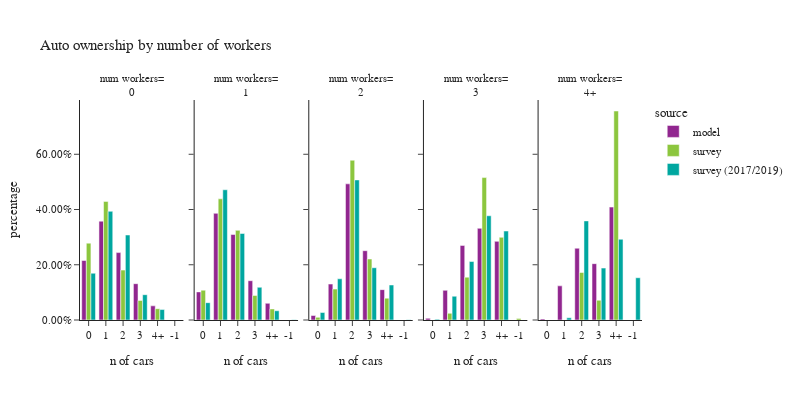

The notebook cell saved with this chart:
### Code cell
plot_auto(hh,'num_workers_simple','number of workers','num workers')

### Figure 1 — Plotly figure (JSON) as saved in the notebook; plotly's stock layout.template omitted (floating-point values rounded to 4 significant figures)
{"data": [{"alignmentgroup": "True", "customdata": [[83420], [138530], [94490], [50915], [19841]], "hovertemplate": "source=model<br>num_workers_simple=0<br>auto_ownership_simple=%{x}<br>percentage=%{y}<br>sample count=%{customdata[0]}<extra></extra>", "legendgroup": "model", "marker": {"color": "#91268F", "pattern": {"shape": ""}}, "name": "model", "offsetgroup": "model", "orientation": "v", "showlegend": true, "textposition": "auto", "type": "bar", "x": ["0", "1", "2", "3", "4+"], "xaxis": "x", "y": [0.2154, 0.3578, 0.244, 0.1315, 0.05124], "yaxis": "y"}, {"alignmentgroup": "True", "customdata": [[70958], [269266], [215775], [99183], [42127]], "hovertemplate": "source=model<br>num_workers_simple=1<br>auto_ownership_simple=%{x}<br>percentage=%{y}<br>sample count=%{customdata[0]}<extra></extra>", "legendgroup": "model", "marker": {"color": "#91268F", "pattern": {"shape": ""}}, "name": "model", "offsetgroup": "model", "orientation": "v", "showlegend": false, "textposition": "auto", "type": "bar", "x": ["0", "1", "2", "3", "4+"], "xaxis": "x2", "y": [0.1018, 0.3862, 0.3094, 0.1422, 0.06041], "yaxis": "y2"}, {"alignmentgroup": "True", "customdata": [[8883], [71200], [269776], [137306], [60158]], "hovertemplate": "source=model<br>num_workers_simple=2<br>auto_ownership_simple=%{x}<br>percentage=%{y}<br>sample count=%{customdata[0]}<extra></extra>", "legendgroup": "model", "marker": {"color": "#91268F", "pattern": {"shape": ""}}, "name": "model", "offsetgroup": "model", "orientation": "v", "showlegend": false, "textposition": "auto", "type": "bar", "x": ["0", "1", "2", "3", "4+"], "xaxis": "x3", "y": [0.01623, 0.1301, 0.4929, 0.2509, 0.1099], "yaxis": "y3"}, {"alignmentgroup": "True", "customdata": [[335], [5984], [15041], [18484], [15857]], "hovertemplate": "source=model<br>num_workers_simple=3<br>auto_ownership_simple=%{x}<br>percentage=%{y}<br>sample count=%{customdata[0]}<extra></extra>", "legendgroup": "model", "marker": {"color": "#91268F", "pattern": {"shape": ""}}, "name": "model", "offsetgroup": "model", "orientation": "v", "showlegend": false, "textposition": "auto", "type": "bar", "x": ["0", "1", "2", "3", "4+"], "xaxis": "x4", "y": [0.006014, 0.1074, 0.27, 0.3318, 0.2847], "yaxis": "y4"}, {"alignmentgroup": "True", "customdata": [[184], [6008], [12628], [9915], [19865]], "hovertemplate": "source=model<br>num_workers_simple=4+<br>auto_ownership_simple=%{x}<br>percentage=%{y}<br>sample count=%{customdata[0]}<extra></extra>", "legendgroup": "model", "marker": {"color": "#91268F", "pattern": {"shape": ""}}, "name": "model", "offsetgroup": "model", "orientation": "v", "showlegend": false, "textposition": "auto", "type": "bar", "x": ["0", "1", "2", "3", "4+"], "xaxis": "x5", "y": [0.003786, 0.1236, 0.2598, 0.204, 0.4087], "yaxis": "y5"}, {"alignmentgroup": "True", "customdata": [[219], [407], [227], [75], [27]], "hovertemplate": "source=survey<br>num_workers_simple=0<br>auto_ownership_simple=%{x}<br>percentage=%{y}<br>sample count=%{customdata[0]}<extra></extra>", "legendgroup": "survey", "marker": {"color": "#8CC63E", "pattern": {"shape": ""}}, "name": "survey", "offsetgroup": "survey", "orientation": "v", "showlegend": true, "textposition": "auto", "type": "bar", "x": ["0", "1", "2", "3", "4+"], "xaxis": "x", "y": [0.2783, 0.4294, 0.1806, 0.07074, 0.04098], "yaxis": "y"}, {"alignmentgroup": "True", "customdata": [[315], [828], [297], [64], [33]], "hovertemplate": "source=survey<br>num_workers_simple=1<br>auto_ownership_simple=%{x}<br>percentage=%{y}<br>sample count=%{customdata[0]}<extra></extra>", "legendgroup": "survey", "marker": {"color": "#8CC63E", "pattern": {"shape": ""}}, "name": "survey", "offsetgroup": "survey", "orientation": "v", "showlegend": false, "textposition": "auto", "type": "bar", "x": ["0", "1", "2", "3", "4+"], "xaxis": "x2", "y": [0.1079, 0.4386, 0.3246, 0.08875, 0.04008], "yaxis": "y2"}, {"alignmentgroup": "True", "customdata": [[38], [335], [490], [100], [37]], "hovertemplate": "source=survey<br>num_workers_simple=2<br>auto_ownership_simple=%{x}<br>percentage=%{y}<br>sample count=%{customdata[0]}<extra></extra>", "legendgroup": "survey", "marker": {"color": "#8CC63E", "pattern": {"shape": ""}}, "name": "survey", "offsetgroup": "survey", "orientation": "v", "showlegend": false, "textposition": "auto", "type": "bar", "x": ["0", "1", "2", "3", "4+"], "xaxis": "x3", "y": [0.009677, 0.112, 0.5785, 0.2208, 0.07912], "yaxis": "y3"}, {"alignmentgroup": "True", "customdata": [[1], [6], [18], [27], [13]], "hovertemplate": "source=survey<br>num_workers_simple=3<br>auto_ownership_simple=%{x}<br>percentage=%{y}<br>sample count=%{customdata[0]}<extra></extra>", "legendgroup": "survey", "marker": {"color": "#8CC63E", "pattern": {"shape": ""}}, "name": "survey", "offsetgroup": "survey", "orientation": "v", "showlegend": false, "textposition": "auto", "type": "bar", "x": ["-1", "1", "2", "3", "4+"], "xaxis": "x4", "y": [0.005794, 0.02422, 0.1551, 0.5156, 0.2993], "yaxis": "y4"}, {"alignmentgroup": "True", "customdata": [[2], [2], [8]], "hovertemplate": "source=survey<br>num_workers_simple=4+<br>auto_ownership_simple=%{x}<br>percentage=%{y}<br>sample count=%{customdata[0]}<extra></extra>", "legendgroup": "survey", "marker": {"color": "#8CC63E", "pattern": {"shape": ""}}, "name": "survey", "offsetgroup": "survey", "orientation": "v", "showlegend": false, "textposition": "auto", "type": "bar", "x": ["2", "3", "4+"], "xaxis": "x5", "y": [0.1719, 0.07152, 0.7566], "yaxis": "y5"}, {"alignmentgroup": "True", "customdata": [[310], [537], [242], [53], [25]], "hovertemplate": "source=survey (2017/2019)<br>num_workers_simple=0<br>auto_ownership_simple=%{x}<br>percentage=%{y}<br>sample count=%{customdata[0]}<extra></extra>", "legendgroup": "survey (2017/2019)", "marker": {"color": "#00A7A0", "pattern": {"shape": ""}}, "name": "survey (2017/2019)", "offsetgroup": "survey (2017/2019)", "orientation": "v", "showlegend": true, "textposition": "auto", "type": "bar", "x": ["0", "1", "2", "3", "4+"], "xaxis": "x", "y": [0.1694, 0.3935, 0.3077, 0.09165, 0.03783], "yaxis": "y"}, {"alignmentgroup": "True", "customdata": [[1], [598], [1646], [468], [102], [35]], "hovertemplate": "source=survey (2017/2019)<br>num_workers_simple=1<br>auto_ownership_simple=%{x}<br>percentage=%{y}<br>sample count=%{customdata[0]}<extra></extra>", "legendgroup": "survey (2017/2019)", "marker": {"color": "#00A7A0", "pattern": {"shape": ""}}, "name": "survey (2017/2019)", "offsetgroup": "survey (2017/2019)", "orientation": "v", "showlegend": false, "textposition": "auto", "type": "bar", "x": ["-1", "0", "1", "2", "3", "4+"], "xaxis": "x2", "y": [0.0007065, 0.06276, 0.4715, 0.3132, 0.1184, 0.03344], "yaxis": "y2"}, {"alignmentgroup": "True", "customdata": [[1], [165], [754], [911], [157], [62]], "hovertemplate": "source=survey (2017/2019)<br>num_workers_simple=2<br>auto_ownership_simple=%{x}<br>percentage=%{y}<br>sample count=%{customdata[0]}<extra></extra>", "legendgroup": "survey (2017/2019)", "marker": {"color": "#00A7A0", "pattern": {"shape": ""}}, "name": "survey (2017/2019)", "offsetgroup": "survey (2017/2019)", "orientation": "v", "showlegend": false, "textposition": "auto", "type": "bar", "x": ["-1", "0", "1", "2", "3", "4+"], "xaxis": "x3", "y": [0.000609, 0.02706, 0.1492, 0.5071, 0.1893, 0.1268], "yaxis": "y3"}, {"alignmentgroup": "True", "customdata": [[4], [22], [35], [31], [16]], "hovertemplate": "source=survey (2017/2019)<br>num_workers_simple=3<br>auto_ownership_simple=%{x}<br>percentage=%{y}<br>sample count=%{customdata[0]}<extra></extra>", "legendgroup": "survey (2017/2019)", "marker": {"color": "#00A7A0", "pattern": {"shape": ""}}, "name": "survey (2017/2019)", "offsetgroup": "survey (2017/2019)", "orientation": "v", "showlegend": false, "textposition": "auto", "type": "bar", "x": ["0", "1", "2", "3", "4+"], "xaxis": "x4", "y": [0.002707, 0.08609, 0.2117, 0.3774, 0.3221], "yaxis": "y4"}, {"alignmentgroup": "True", "customdata": [[1], [1], [6], [4], [3]], "hovertemplate": "source=survey (2017/2019)<br>num_workers_simple=4+<br>auto_ownership_simple=%{x}<br>percentage=%{y}<br>sample count=%{customdata[0]}<extra></extra>", "legendgroup": "survey (2017/2019)", "marker": {"color": "#00A7A0", "pattern": {"shape": ""}}, "name": "survey (2017/2019)", "offsetgroup": "survey (2017/2019)", "orientation": "v", "showlegend": false, "textposition": "auto", "type": "bar", "x": ["-1", "1", "2", "3", "4+"], "xaxis": "x5", "y": [0.153, 0.008066, 0.3588, 0.1879, 0.2922], "yaxis": "y5"}], "layout": {"annotations": [{"font": {}, "showarrow": false, "text": "num workers=<br>0", "x": 0.092, "xanchor": "center", "xref": "paper", "y": 1.0, "yanchor": "bottom", "yref": "paper"}, {"font": {}, "showarrow": false, "text": "num workers=<br>1", "x": 0.296, "xanchor": "center", "xref": "paper", "y": 1.0, "yanchor": "bottom", "yref": "paper"}, {"font": {}, "showarrow": false, "text": "num workers=<br>2", "x": 0.5, "xanchor": "center", "xref": "paper", "y": 1.0, "yanchor": "bottom", "yref": "paper"}, {"font": {}, "showarrow": false, "text": "num workers=<br>3", "x": 0.704, "xanchor": "center", "xref": "paper", "y": 1.0, "yanchor": "bottom", "yref": "paper"}, {"font": {}, "showarrow": false, "text": "num workers=<br>4+", "x": 0.908, "xanchor": "center", "xref": "paper", "y": 1.0, "yanchor": "bottom", "yref": "paper"}], "barmode": "group", "font": {"size": 11}, "height": 400, "legend": {"title": {"text": "source"}, "tracegroupgap": 0}, "title": {"text": "Auto ownership by number of workers"}, "width": 800, "xaxis": {"anchor": "y", "domain": [0.0, 0.184], "title": {"text": "n of cars"}}, "xaxis2": {"anchor": "y2", "domain": [0.204, 0.388], "matches": "x", "title": {"text": "n of cars"}}, "xaxis3": {"anchor": "y3", "domain": [0.408, 0.592], "matches": "x", "title": {"text": "n of cars"}}, "xaxis4": {"anchor": "y4", "domain": [0.612, 0.796], "matches": "x", "title": {"text": "n of cars"}}, "xaxis5": {"anchor": "y5", "domain": [0.816, 1.0], "matches": "x", "title": {"text": "n of cars"}}, "yaxis": {"anchor": "x", "domain": [0.0, 1.0], "tickformat": ".2%", "title": {"text": "percentage"}}, "yaxis2": {"anchor": "x2", "domain": [0.0, 1.0], "matches": "y", "showticklabels": false, "tickformat": ".2%"}, "yaxis3": {"anchor": "x3", "domain": [0.0, 1.0], "matches": "y", "showticklabels": false, "tickformat": ".2%"}, "yaxis4": {"anchor": "x4", "domain": [0.0, 1.0], "matches": "y", "showticklabels": false, "tickformat": ".2%"}, "yaxis5": {"anchor": "x5", "domain": [0.0, 1.0], "matches": "y", "showticklabels": false, "tickformat": ".2%"}}}
